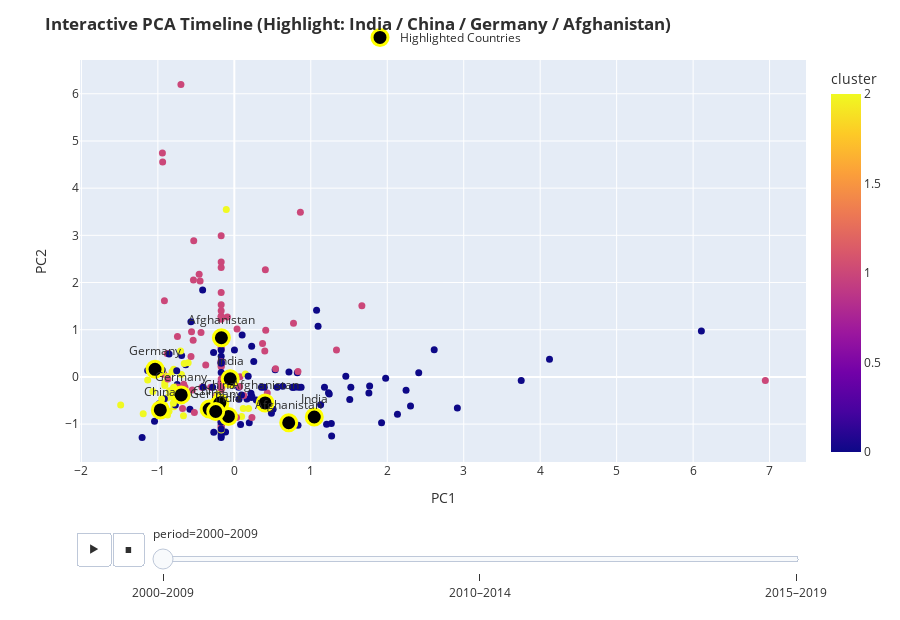

Notebook code for this chart:
### Markdown cell above
# Section 6 — Interactive PCA Timeline (Markdown)

An animated PCA using your Task-1 plotdata: slider = period, hover = country details, color = cluster. This connects membership and attribute views into a single exploratory tool.

Block 8 — Animated PCA timeline

### Code cell
# ===== Block 8: PCA timeline (Final Clean Version) =====

focus_countries = ["India", "China", "Germany", "Afghanistan"]

frames = []
for p,_ in PERIODS:
    pdf = plotdata[p].copy()

    if "Country" in pdf.columns:
        pdf.rename(columns={"Country":"Country_Name"}, inplace=True)
    elif "Entity" in pdf.columns:
        pdf.rename(columns={"Entity":"Country_Name"}, inplace=True)

    pdf["period"] = p

    if "PC1" not in pdf.columns or "PC2" not in pdf.columns:
        nums = pdf.select_dtypes(include=np.number).columns.tolist()
        nums = [c for c in nums if c not in ["cluster"]]
        pdf = pdf.rename(columns={nums[0]:"PC1", nums[1]:"PC2"})

    frames.append(pdf[["Country_Name","cluster","PC1","PC2","period"]])

Z_all = pd.concat(frames, ignore_index=True)
Z_all["highlight"] = Z_all["Country_Name"].isin(focus_countries)

fig_pca = px.scatter(
    Z_all, x="PC1", y="PC2",
    color="cluster",
    animation_frame="period",
    hover_name="Country_Name",
    hover_data={"cluster":True,"PC1":":.2f","PC2":":.2f"},
    height=620
)

# Default style for everyone
fig_pca.update_traces(marker=dict(size=7))

# Highlight Layer
highlight_df = Z_all[Z_all["highlight"]]
fig_pca.add_trace(
    go.Scatter(
        x=highlight_df["PC1"],
        y=highlight_df["PC2"],
        mode="markers+text",
        text=highlight_df["Country_Name"],
        textposition="top center",
        marker=dict(size=16, color="black", line=dict(width=3, color="yellow")),
        name="Highlighted Countries"
    )
)

fig_pca.update_layout(
    title="<b>Interactive PCA Timeline (Highlight: India / China / Germany / Afghanistan)</b>",
    font=dict(size=12, color=NEUTRAL),
    paper_bgcolor="white",
    legend=dict(orientation="h", yanchor="bottom", y=1.02, xanchor="center", x=0.5)
)

fig_pca.write_html(f"{OUTDIR}/pca_timeline.html")
fig_pca

### Figure 1 — Plotly figure (JSON) as saved in the notebook; plotly's stock layout.template omitted (floating-point values rounded to 4 significant figures; data arrays with more than 128 entries replaced by an {"elided": "..."} marker saying what was removed)
{"data": [{"customdata": {"elided": "259x1 int values"}, "hovertemplate": "<b>%{hovertext}</b><br><br>period=2000–2009<br>PC1=%{x:.2f}<br>PC2=%{y:.2f}<br>cluster=%{marker.color}<extra></extra>", "hovertext": {"elided": "259 str values"}, "legendgroup": "", "marker": {"color": {"elided": "259 int values"}, "coloraxis": "coloraxis", "size": 7, "symbol": "circle"}, "mode": "markers", "name": "", "orientation": "v", "showlegend": false, "type": "scatter", "x": {"elided": "259 float values"}, "xaxis": "x", "y": {"elided": "259 float values"}, "yaxis": "y"}, {"marker": {"color": "black", "line": {"color": "yellow", "width": 3}, "size": 16}, "mode": "markers+text", "name": "Highlighted Countries", "text": ["Afghanistan", "China", "Germany", "India", "Afghanistan", "China", "Germany", "India", "Afghanistan", "China", "Germany", "India"], "textposition": "top center", "type": "scatter", "x": [0.7113, -0.9682, -1.037, -0.07723, 0.4026, -0.3292, -0.695, 1.046, -0.1693, -0.1896, -0.2434, -0.05411], "y": [-0.9718, -0.7003, 0.1605, -0.8378, -0.5514, -0.6817, -0.3813, -0.8499, 0.8293, -0.5528, -0.7331, -0.03988]}], "layout": {"coloraxis": {"colorbar": {"title": {"text": "cluster"}}, "colorscale": [[0, "#0d0887"], [0.1111, "#46039f"], [0.2222, "#7201a8"], [0.3333, "#9c179e"], [0.4444, "#bd3786"], [0.5556, "#d8576b"], [0.6667, "#ed7953"], [0.7778, "#fb9f3a"], [0.8889, "#fdca26"], [1, "#f0f921"]]}, "font": {"color": "#2f2f2f", "size": 12}, "height": 620, "legend": {"orientation": "h", "tracegroupgap": 0, "x": 0.5, "xanchor": "center", "y": 1.02, "yanchor": "bottom"}, "margin": {"t": 60}, "paper_bgcolor": "white", "sliders": [{"active": 0, "currentvalue": {"prefix": "period="}, "len": 0.9, "pad": {"b": 10, "t": 60}, "steps": [{"args": [["2000–2009"], {"frame": {"duration": 0, "redraw": false}, "fromcurrent": true, "mode": "immediate", "transition": {"duration": 0, "easing": "linear"}}], "label": "2000–2009", "method": "animate"}, {"args": [["2010–2014"], {"frame": {"duration": 0, "redraw": false}, "fromcurrent": true, "mode": "immediate", "transition": {"duration": 0, "easing": "linear"}}], "label": "2010–2014", "method": "animate"}, {"args": [["2015–2019"], {"frame": {"duration": 0, "redraw": false}, "fromcurrent": true, "mode": "immediate", "transition": {"duration": 0, "easing": "linear"}}], "label": "2015–2019", "method": "animate"}], "x": 0.1, "xanchor": "left", "y": 0, "yanchor": "top"}], "title": {"text": "<b>Interactive PCA Timeline (Highlight: India / China / Germany / Afghanistan)</b>"}, "updatemenus": [{"buttons": [{"args": [null, {"frame": {"duration": 500, "redraw": false}, "fromcurrent": true, "mode": "immediate", "transition": {"duration": 500, "easing": "linear"}}], "label": "&#9654;", "method": "animate"}, {"args": [[null], {"frame": {"duration": 0, "redraw": false}, "fromcurrent": true, "mode": "immediate", "transition": {"duration": 0, "easing": "linear"}}], "label": "&#9724;", "method": "animate"}], "direction": "left", "pad": {"r": 10, "t": 70}, "showactive": false, "type": "buttons", "x": 0.1, "xanchor": "right", "y": 0, "yanchor": "top"}], "xaxis": {"anchor": "y", "domain": [0, 1], "title": {"text": "PC1"}}, "yaxis": {"anchor": "x", "domain": [0, 1], "title": {"text": "PC2"}}}}
